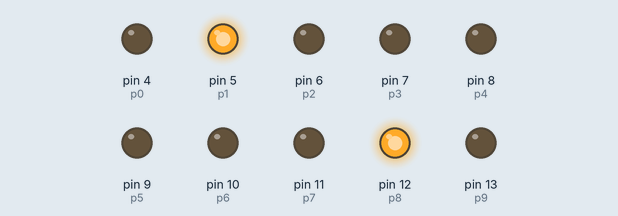
Bench run of a sketch on a simulated Arduino Uno, built with avr-gcc and run on an emulated ATmega328P. Parts: output pins drawn as LEDs (lit = HIGH).

Above: at 0.3 s.
At 0.7 s:
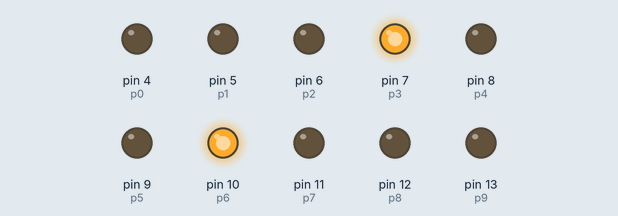
At 1.0 s:
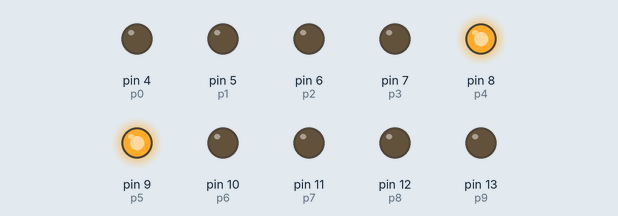
At 1.5 s:
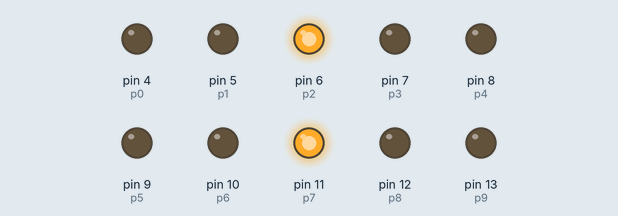
At 9.06 s:
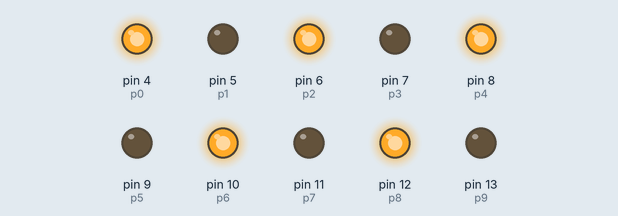
At 17.16 s:
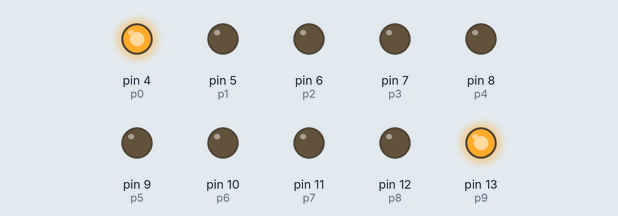
Timing chart, 0 to 19.8 s (numbered marks = the images above):
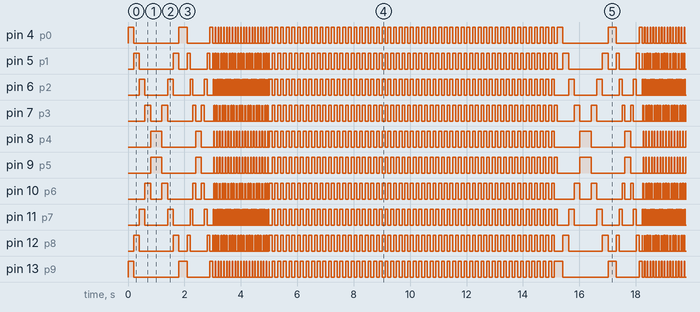

Measured:
- by itself, pin 4 (p0), pin 5 (p1), pin 6 (p2), pin 7 (p3), pin 8 (p4), pin 9 (p5), pin 10 (p6), pin 11 (p7), pin 12 (p8), pin 13 (p9): moves between LOW and HIGH, repeating every 15.2 s
- by itself, everything shown: repeats every 15.2 s, in 125 steps

The sketch:

lab7-3.ino
```cpp
// output led
int p0 = 4;
int p1 = 5;
int p2 = 6;
int p3 = 7;
int p4 = 8;
int p5 = 9;
int p6 = 10;
int p7 = 11;
int p8 = 12;
int p9 = 13;

int u = 500;

void setup()
{
  pinMode(p0, OUTPUT);
  pinMode(p1, OUTPUT);
  pinMode(p2, OUTPUT);
  pinMode(p3, OUTPUT);
  pinMode(p4, OUTPUT);
  pinMode(p5, OUTPUT);
  pinMode(p6, OUTPUT);
  pinMode(p7, OUTPUT);
  pinMode(p8, OUTPUT);
  pinMode(p9, OUTPUT);
}


void loop()
{
  type_1(200);
  type_1(100);
  for(int i=0; i<20; i++)
  {
    type_1(10);
  }

  for(int i=0; i<=50; i++)
  {
    type_2();
  }

}


void type_1(int u)
{
    // int u=50;
    led(1,0,0,0,0,0,0,0,0,1);  delay(u);
    led(0,1,0,0,0,0,0,0,1,0);  delay(u);
    led(0,0,1,0,0,0,0,1,0,0);  delay(u);
    led(0,0,0,1,0,0,1,0,0,0);  delay(u);
    led(0,0,0,0,1,1,0,0,0,0);  delay(u);
    led(0,0,0,0,1,1,0,0,0,0);  delay(u);
    led(0,0,0,1,0,0,1,0,0,0);  delay(u);
    led(0,0,1,0,0,0,0,1,0,0);  delay(u);
    led(0,1,0,0,0,0,0,0,1,0);  delay(u);
    led(1,0,0,0,0,0,0,0,0,1);  delay(u);
}


void type_2()
{
    u=100;
    led(1,0,1,0,1,0,1,0,1,0);  delay(u);
    led(0,1,0,1,0,1,0,1,0,1);  delay(u);
}


void led(int a0, int a1, int a2, int a3, int a4, int a5, int a6, int a7, int a8, int a9)
{
    digitalWrite(p0, a0);
    digitalWrite(p1, a1);
    digitalWrite(p2, a2);
    digitalWrite(p3, a3);
    digitalWrite(p4, a4);
    digitalWrite(p5, a5);
    digitalWrite(p6, a6);
    digitalWrite(p7, a7);
    digitalWrite(p8, a8);
    digitalWrite(p9, a9);
}
```
